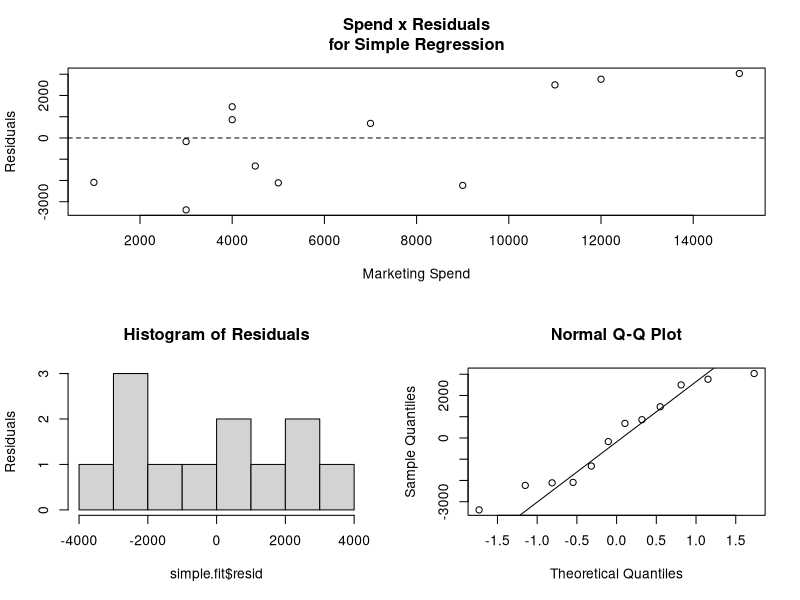
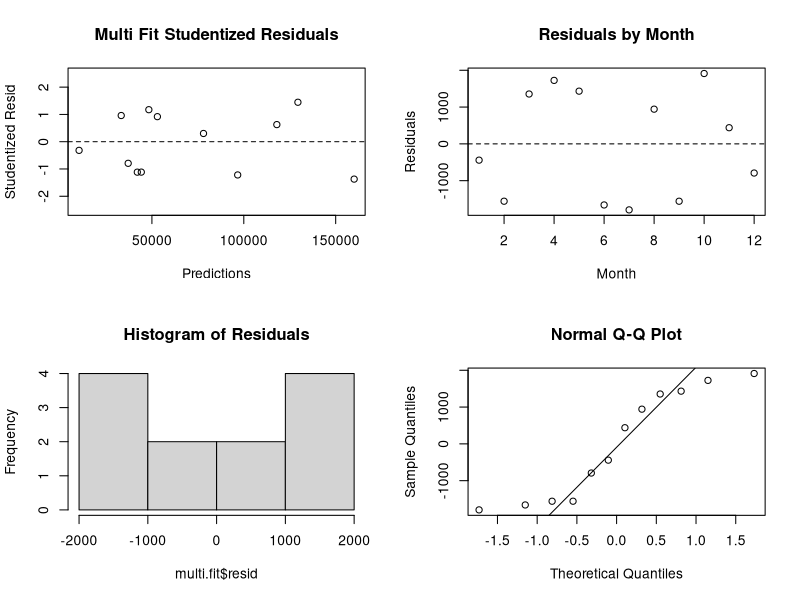

The R source for these figures, in order:

dataset = read.csv("Datasets-20220407/data-marketing-budget-12mo.csv", header=T,
                   colClasses = c("numeric", "numeric", "numeric"))
head(dataset,5)
#/////Simple Regression/////
simple.fit = lm(Sales~Spend,data=dataset)
summary(simple.fit)
#Loading the necessary libraries
library(lmtest) #dwtest
library(fBasics) #JarqueBeraTest
#Testing normal distribution and independence assumptions
jarqueberaTest(simple.fit$resid) #Test residuals for normality
#Null Hypothesis: Skewness and Kurtosis are equal to zero
dwtest(simple.fit) #Test for independence of residuals
#Null Hypothesis: Errors are serially UNcorrelated
#Simple Regression Residual Plots
layout(matrix(c(1,1,2,3),2,2,byrow=T))
#Spend x Residuals Plot
plot(simple.fit$resid~dataset$Spend[order(dataset$Spend)],
     main="Spend x Residuals\nfor Simple Regression",
     xlab="Marketing Spend", ylab="Residuals")
abline(h=0,lty=2)
#Histogram of Residuals
hist(simple.fit$resid, main="Histogram of Residuals",
     ylab="Residuals")
#Q-Q Plot
qqnorm(simple.fit$resid)
qqline(simple.fit$resid)
#///////////Multiple Regression Example///////////
multi.fit = lm(Sales~Spend+Month, data=dataset)
summary(multi.fit)
#Residual Analysis for Multiple Regression
dwtest(multi.fit) #Test for independence of residuals
#Null Hypothesis: Errors are serially UNcorrelated
jarqueberaTest(multi.fit$resid) #Test residuals for normality
#Null Hypothesis: Skewness and Kurtosis are equal to zero
#Multiple Regression Residual Plots
layout(matrix(c(1,2,3,4),2,2,byrow=T))
plot(multi.fit$fitted, rstudent(multi.fit),
     main="Multi Fit Studentized Residuals",
     xlab="Predictions",ylab="Studentized Resid",
     ylim=c(-2.5,2.5))
abline(h=0, lty=2)
plot(dataset$Month, multi.fit$resid,
     main="Residuals by Month",
     xlab="Month",ylab="Residuals")
abline(h=0,lty=2)
hist(multi.fit$resid,main="Histogram of Residuals")
qqnorm(multi.fit$resid)
qqline(multi.fit$resid)
